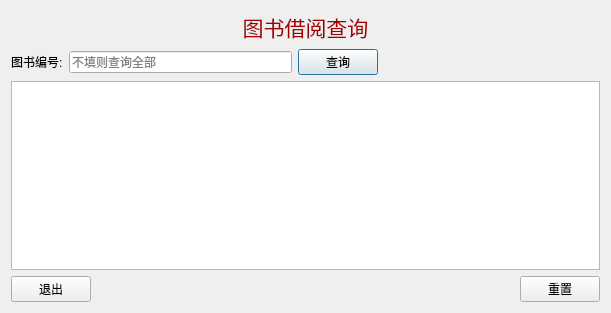
<?xml version="1.0" encoding="UTF-8"?>
<ui version="4.0">
 <class>BookReadersDialog</class>
 <widget class="QDialog" name="BookReadersDialog">
  <property name="geometry">
   <rect>
    <x>0</x>
    <y>0</y>
    <width>611</width>
    <height>313</height>
   </rect>
  </property>
  <property name="windowTitle">
   <string>Dialog</string>
  </property>
  <layout class="QGridLayout" name="gridLayout">
   <item row="0" column="0">
    <widget class="QLabel" name="label">
     <property name="text">
      <string>&lt;html&gt;&lt;head/&gt;&lt;body&gt;&lt;p align=&quot;center&quot;&gt;&lt;span style=&quot; font-size:16pt; color:#a40000;&quot;&gt;图书借阅查询&lt;/span&gt;&lt;/p&gt;&lt;/body&gt;&lt;/html&gt;</string>
     </property>
    </widget>
   </item>
   <item row="1" column="0">
    <layout class="QHBoxLayout" name="horizontalLayout">
     <item>
      <widget class="QLabel" name="label_2">
       <property name="text">
        <string>图书编号:</string>
       </property>
      </widget>
     </item>
     <item>
      <widget class="QLineEdit" name="bookId">
       <property name="placeholderText">
        <string>不填则查询全部</string>
       </property>
      </widget>
     </item>
     <item>
      <widget class="QPushButton" name="query">
       <property name="text">
        <string>查询</string>
       </property>
      </widget>
     </item>
     <item>
      <spacer name="horizontalSpacer">
       <property name="orientation">
        <enum>Qt::Horizontal</enum>
       </property>
       <property name="sizeHint" stdset="0">
        <size>
         <width>40</width>
         <height>20</height>
        </size>
       </property>
      </spacer>
     </item>
    </layout>
   </item>
   <item row="2" column="0">
    <widget class="QTextEdit" name="information">
     <property name="readOnly">
      <bool>true</bool>
     </property>
    </widget>
   </item>
   <item row="3" column="0">
    <layout class="QHBoxLayout" name="horizontalLayout_2">
     <item>
      <widget class="QPushButton" name="exit">
       <property name="text">
        <string>退出</string>
       </property>
      </widget>
     </item>
     <item>
      <spacer name="horizontalSpacer_2">
       <property name="orientation">
        <enum>Qt::Horizontal</enum>
       </property>
       <property name="sizeHint" stdset="0">
        <size>
         <width>40</width>
         <height>20</height>
        </size>
       </property>
      </spacer>
     </item>
     <item>
      <widget class="QPushButton" name="reset">
       <property name="text">
        <string>重置</string>
       </property>
      </widget>
     </item>
    </layout>
   </item>
  </layout>
 </widget>
 <tabstops>
  <tabstop>bookId</tabstop>
  <tabstop>query</tabstop>
  <tabstop>reset</tabstop>
  <tabstop>exit</tabstop>
  <tabstop>information</tabstop>
 </tabstops>
 <resources/>
 <connections/>
</ui>
